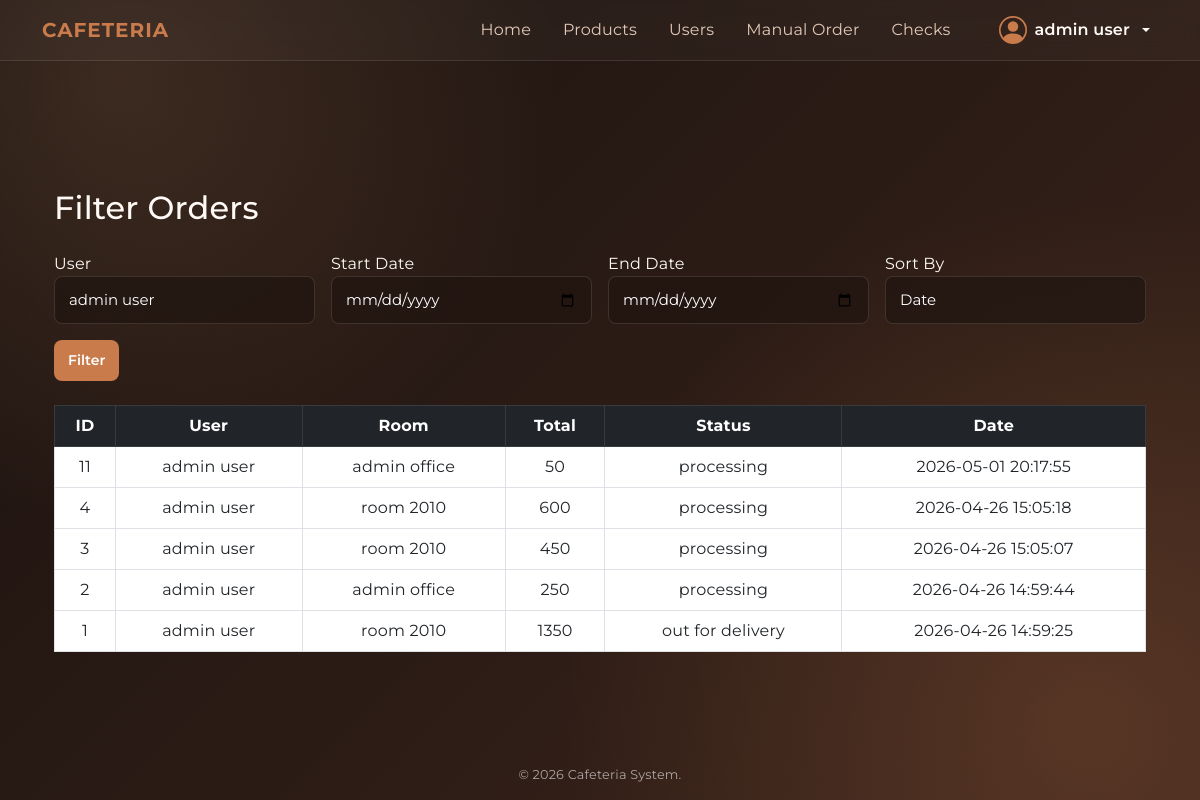
Screenshot of /admin/checks.php?user_id=1 (signed in) with the database file from the repository.
### tables this page shows
CREATE TABLE orders (
    id INTEGER PRIMARY KEY AUTOINCREMENT,
    user_id INTEGER NOT NULL,
    room_id INTEGER NOT NULL, -- Exact delivery destination
    status TEXT DEFAULT 'processing',
    total_amount REAL NOT NULL,
    notes TEXT,
    created_at TEXT DEFAULT CURRENT_TIMESTAMP,
    FOREIGN KEY (user_id) REFERENCES users(id) ON DELETE CASCADE,
    FOREIGN KEY (room_id) REFERENCES rooms(id) ON DELETE SET NULL,
    CHECK (status IN ('processing', 'out for delivery', 'done', 'canceled'))
);

CREATE TABLE users (
    id INTEGER PRIMARY KEY AUTOINCREMENT,
    name TEXT NOT NULL,
    email TEXT UNIQUE NOT NULL,
    password TEXT NOT NULL,
    role TEXT DEFAULT 'customer',
    room_id INTEGER, -- Default room
    room_number TEXT,
    extension TEXT,
    profile_image TEXT,
    created_at TEXT DEFAULT CURRENT_TIMESTAMP,
    updated_at TEXT DEFAULT CURRENT_TIMESTAMP,
    FOREIGN KEY (room_id) REFERENCES rooms(id) ON DELETE SET NULL,
    CHECK (role IN ('admin', 'customer'))
);

### public/admin/checks.php (the view, shortened to what this page needs)
<?php
$db = (new Database())->connect();
$users = $db->query("SELECT id, name FROM users");
$user_id   = $_GET['user_id']   ?? '';
$startDate = $_GET['start_date'] ?? '';
$endDate   = $_GET['end_date']   ?? '';
$sort      = $_GET['sort']       ?? 'date';
$query = "
    SELECT
        orders.*,
        users.name AS user_name,
        rooms.name AS room_name
    FROM orders
    JOIN users ON orders.user_id = users.id
    JOIN rooms ON orders.room_id = rooms.id
    WHERE 1=1
";
$params = [];
if (!empty($user_id)) {
    $query .= " AND orders.user_id = :user_id";
    $params[':user_id'] = $user_id;
}
switch ($sort) {
    default:
        $query .= " ORDER BY orders.created_at DESC";
}
$stmt = $db->prepare($query);
$stmt->execute($params);
$orders = $stmt->fetchAll(PDO::FETCH_ASSOC);
include_once __DIR__ . '/../includes/header.php';
?>
<div class="container mt-5">
    <h2 class="mb-4">Filter Orders</h2>
    <form method="GET" class="row g-3 mb-4">
        <div class="col-md-3">
            <label>User</label>
            <select name="user_id" class="form-select">
                <?php foreach ($users as $user): ?>
                    <option value="<?= $user['id'] ?>"
                        <?= $user_id == $user['id'] ? 'selected' : '' ?>>
                        <?= $user['name'] ?>
                    </option>
                <?php endforeach; ?>
            </select>
        </div>
        <div class="col-md-3">
            <label>Start Date</label>
            <input type="date" name="start_date" class="form-control"
                   value="<?= $startDate ?>">
        </div>
        <div class="col-md-3">
            <label>End Date</label>
            <input type="date" name="end_date" class="form-control"
                   value="<?= $endDate ?>">
        </div>
        <div class="col-md-3">
            <label>Sort By</label>
            <select name="sort" class="form-select">
                <option value="date" <?= $sort == 'date' ? 'selected' : '' ?>>Date</option>
            </select>
        </div>
        <div class="col-12">
            <button type="submit" class="btn btn-primary">Filter</button>
        </div>
    </form>
    <table class="table table-bordered text-center">
        <thead class="table-dark">
            <tr>
                <th>ID</th>
                <th>User</th>
                <th>Room</th>
                <th>Total</th>
                <th>Status</th>
                <th>Date</th>
            </tr>
        </thead>
        <tbody>
            <?php if (empty($orders)): ?>
                <tr>
                    <td colspan="6">No results found</td>
                </tr>
            <?php else: ?>
                <?php foreach ($orders as $order): ?>
                    <tr>
                        <td><?= $order['id'] ?></td>
                        <td><?= $order['user_name'] ?></td>
                        <td><?= $order['room_name'] ?></td>
                        <td><?= $order['total_amount'] ?></td>
                        <td><?= $order['status'] ?></td>
                        <td><?= $order['created_at'] ?></td>
                    </tr>
                <?php endforeach; ?>
            <?php endif; ?>
        </tbody>
    </table>
</div>
<?php include_once __DIR__ . '/../includes/footer.php'; ?>

### public/css/style.css (style rules this page uses)
:root { --bg-start: #1b120f; --bg-end: #3a241b; --text-main: #fffaf5; --text-muted: #e1c9b8; --accent-primary: #c97b4b; --accent-primary-hover: #b8683a; --accent-secondary: #f0b67f; --accent-cream: #fff1e6; --coffee-dark: #231612; --coffee-mid: #5a3524; --glass-bg: rgba(35, 22, 18, 0.48); --glass-border: rgba(255, 241, 230, 0.14); }
* { margin: 0; padding: 0; box-sizing: border-box; font-family: 'Montserrat', sans-serif; }
body { background: radial-gradient(circle at 10% 10%, rgba(240, 182, 127, 0.14), transparent 34%), radial-gradient(circle at 90% 90%, rgba(201, 123, 75, 0.22), transparent 40%), linear-gradient(135deg, var(--bg-start) 0%, var(--bg-end) 100%); min-height: 100vh; color: var(--text-main); letter-spacing: 0.2px; }
.form-control, .form-select { background: rgba(35, 22, 18, 0.82); border: 1px solid rgba(255, 241, 230, 0.12); padding: 12px 14px; border-radius: 8px; color: #ffffff; font-size: 15px; outline: none; transition: all 0.3s ease; }
.form-control::placeholder { color: rgba(255, 255, 255, 0.4); }
.btn { background: var(--accent-primary); color: #ffffff; border: none; padding: 10px 14px; border-radius: 8px; font-size: 14px; font-weight: 600; cursor: pointer; transition: background 0.25s ease, transform 0.1s ease, box-shadow 0.25s ease; }

### rows the page displays
orders: id "11", user.name "admin user", room_name "admin office", total_amount "50", status "processing", created_at "2026-05-01 20:17:55"
orders: id "4", user.name "admin user", room_name "room 2010", total_amount "600", status "processing", created_at "2026-04-26 15:05:18"
orders: id "3", user.name "admin user", room_name "room 2010", total_amount "450", status "processing", created_at "2026-04-26 15:05:07"
orders: id "2", user.name "admin user", room_name "admin office", total_amount "250", status "processing", created_at "2026-04-26 14:59:44"
orders: id "1", user.name "admin user", room_name "room 2010", total_amount "1350", status "out for delivery", created_at "2026-04-26 14:59:25"

### other values shown
$_SESSION['user_name'] "admin user"
form field user_id "admin user"
